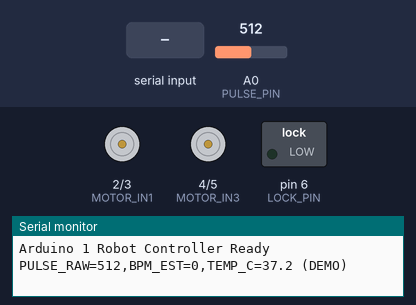
Simulated run of this sketch. Board: Arduino Uno, built with avr-gcc and run on an emulated ATmega328P. Shown: motor-driver pin pairs drawn as motors (green arrow = first pin HIGH = forward, orange = second pin HIGH = backward, longer = more drive), switched loads named in the sketch (green lamp = pin HIGH), the last lines printed to the serial monitor. Inputs (shaded band) come from the test bench; at power-on: A0 (PULSE_PIN) = 512.

Above: at 1.2 s.
1.3 s: "F\n" received over Serial
At 1.8 s:
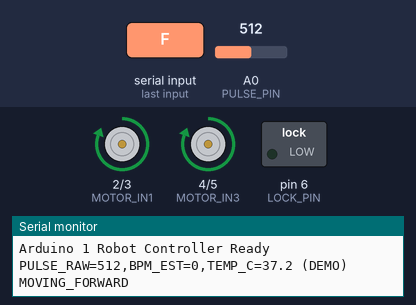
2.8 s: "B\n" received over the second serial link
At 4.0 s:
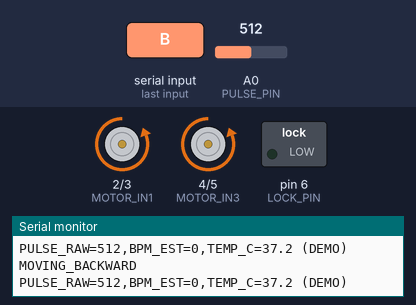
4.3 s: "L\n" received over Serial
At 5.1 s:
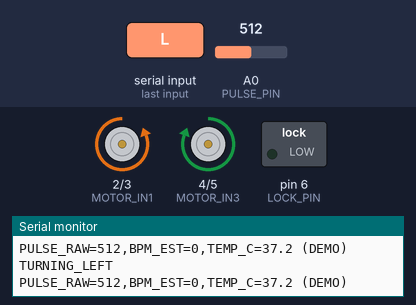
5.8 s: "R\n" received over the second serial link
At 6.3 s:
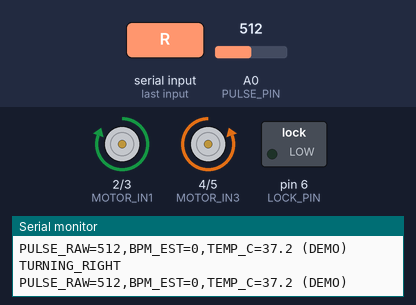
7.3 s: "F\n" received over the second serial link
At 8.5 s:
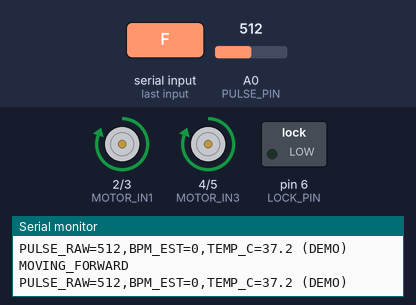
8.8 s: "b\n" received over the second serial link
At 9.9 s:
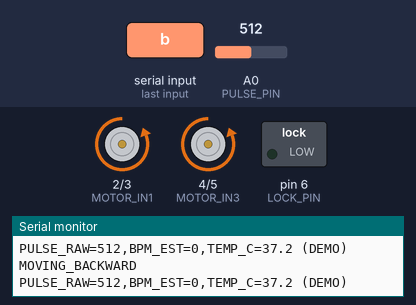
Timing chart, 0 to 11.3 s (numbered marks = the images above; inputs shaded):
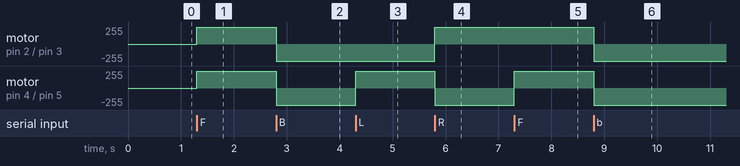

The sketch:

arduino_1_controller.ino
```cpp
/*
  Arduino Robot Controller — Arduino 1
  Hardware notes based on the previously discussed wiring:
    L298N motor inputs: D2, D3, D4, D5
    Lock/output control: D6
    HC-05 Bluetooth: module TX -> Arduino D7; Arduino D8 -> module RX
      Use a voltage divider on Arduino D8 -> HC-05 RX.
    Pulse sensor signal: A0
    DS18B20 data: A2 (requires OneWire + DallasTemperature libraries
      and a suitable pull-up resistor for real temperature readings)

  Bluetooth commands:
    F = forward, B = backward, L = left, R = right, S = stop
    O = lock/output ON, X = lock/output OFF
    T = print sensor telemetry

  Important:
    - Test with wheels lifted off the ground first.
    - This sketch uses a clearly marked demo temperature value because
      the DS18B20 was not being detected in the previous test.
    - BPM is a rough threshold-crossing estimate, not a medical reading.
*/

#include <SoftwareSerial.h>

const uint8_t MOTOR_IN1 = 2;
const uint8_t MOTOR_IN2 = 3;
const uint8_t MOTOR_IN3 = 4;
const uint8_t MOTOR_IN4 = 5;
const uint8_t LOCK_PIN  = 6;

const uint8_t HC05_RX_PIN = 7; // Arduino receives from HC-05 TX
const uint8_t HC05_TX_PIN = 8; // Arduino transmits to HC-05 RX through divider
const uint8_t PULSE_PIN   = A0;

SoftwareSerial bluetooth(HC05_RX_PIN, HC05_TX_PIN);

const bool USE_DEMO_TEMPERATURE = true;
const float DEMO_TEMPERATURE_C = 37.2;

int pulseRaw = 0;
int bpm = 0;
bool pulseWasHigh = false;
unsigned long lastBeatMs = 0;
unsigned long lastTelemetryMs = 0;

void stopMotors() {
  digitalWrite(MOTOR_IN1, LOW);
  digitalWrite(MOTOR_IN2, LOW);
  digitalWrite(MOTOR_IN3, LOW);
  digitalWrite(MOTOR_IN4, LOW);
}

void moveForward() {
  digitalWrite(MOTOR_IN1, HIGH);
  digitalWrite(MOTOR_IN2, LOW);
  digitalWrite(MOTOR_IN3, HIGH);
  digitalWrite(MOTOR_IN4, LOW);
}

void moveBackward() {
  digitalWrite(MOTOR_IN1, LOW);
  digitalWrite(MOTOR_IN2, HIGH);
  digitalWrite(MOTOR_IN3, LOW);
  digitalWrite(MOTOR_IN4, HIGH);
}

void turnLeft() {
  digitalWrite(MOTOR_IN1, LOW);
  digitalWrite(MOTOR_IN2, HIGH);
  digitalWrite(MOTOR_IN3, HIGH);
  digitalWrite(MOTOR_IN4, LOW);
}

void turnRight() {
  digitalWrite(MOTOR_IN1, HIGH);
  digitalWrite(MOTOR_IN2, LOW);
  digitalWrite(MOTOR_IN3, LOW);
  digitalWrite(MOTOR_IN4, HIGH);
}

void printTelemetry(Stream &out) {
  out.print(F("PULSE_RAW="));
  out.print(pulseRaw);
  out.print(F(",BPM_EST="));
  out.print(bpm);
  out.print(F(",TEMP_C="));
  if (USE_DEMO_TEMPERATURE) {
    out.print(DEMO_TEMPERATURE_C, 1);
    out.print(F(" (DEMO)"));
  } else {
    out.print(F("DS18B20_NOT_CONFIGURED"));
  }
  out.println();
}

void updatePulseEstimate() {
  pulseRaw = analogRead(PULSE_PIN);

  // Simple rising-threshold detector. Adjust threshold for your sensor.
  const int threshold = 600;
  bool pulseIsHigh = pulseRaw > threshold;
  unsigned long now = millis();

  if (pulseIsHigh && !pulseWasHigh && (now - lastBeatMs) > 300) {
    if (lastBeatMs != 0) {
      unsigned long interval = now - lastBeatMs;
      int calculatedBpm = (int)(60000UL / interval);
      if (calculatedBpm >= 35 && calculatedBpm <= 220) {
        bpm = calculatedBpm;
      }
    }
    lastBeatMs = now;
  }
  pulseWasHigh = pulseIsHigh;
}

void handleCommand(char command) {
  switch (command) {
    case 'F': case 'f':
      moveForward();
      bluetooth.println(F("MOVING_FORWARD"));
      Serial.println(F("MOVING_FORWARD"));
      break;
    case 'B': case 'b':
      moveBackward();
      bluetooth.println(F("MOVING_BACKWARD"));
      Serial.println(F("MOVING_BACKWARD"));
      break;
    case 'L': case 'l':
      turnLeft();
      bluetooth.println(F("TURNING_LEFT"));
      Serial.println(F("TURNING_LEFT"));
      break;
    case 'R': case 'r':
      turnRight();
      bluetooth.println(F("TURNING_RIGHT"));
      Serial.println(F("TURNING_RIGHT"));
      break;
    case 'S': case 's':
      stopMotors();
      bluetooth.println(F("STOPPED"));
      Serial.println(F("STOPPED"));
      break;
    case 'O': case 'o':
      digitalWrite(LOCK_PIN, HIGH);
      bluetooth.println(F("OUTPUT_ON"));
      Serial.println(F("OUTPUT_ON"));
      break;
    case 'X': case 'x':
      digitalWrite(LOCK_PIN, LOW);
      bluetooth.println(F("OUTPUT_OFF"));
      Serial.println(F("OUTPUT_OFF"));
      break;
    case 'T': case 't':
      printTelemetry(bluetooth);
      printTelemetry(Serial);
      break;
    case '\n': case '\r': case ' ':
      break;
    default:
      bluetooth.print(F("UNKNOWN_COMMAND: "));
      bluetooth.println(command);
      Serial.print(F("UNKNOWN_COMMAND: "));
      Serial.println(command);
      break;
  }
}

void setup() {
  pinMode(MOTOR_IN1, OUTPUT);
  pinMode(MOTOR_IN2, OUTPUT);
  pinMode(MOTOR_IN3, OUTPUT);
  pinMode(MOTOR_IN4, OUTPUT);
  pinMode(LOCK_PIN, OUTPUT);
  pinMode(PULSE_PIN, INPUT);

  stopMotors();
  digitalWrite(LOCK_PIN, LOW);

  Serial.begin(9600);
  bluetooth.begin(9600);

  Serial.println(F("Arduino 1 Robot Controller Ready"));
  bluetooth.println(F("Arduino 1 Robot Controller Ready"));
  bluetooth.println(F("Commands: F B L R S O X T"));
}

void loop() {
  updatePulseEstimate();

  while (bluetooth.available() > 0) {
    handleCommand((char)bluetooth.read());
  }

  while (Serial.available() > 0) {
    handleCommand((char)Serial.read());
  }

  if (millis() - lastTelemetryMs >= 1000) {
    lastTelemetryMs = millis();
    // Stream periodic pulse readings to both terminals.
    printTelemetry(Serial);
    printTelemetry(bluetooth);
  }
}
```

Measured:
- after the input at 1.3 s, motor on pin 2 (MOTOR_IN1) / pin 3 (MOTOR_IN2), motor on pin 4 (MOTOR_IN3) / pin 5 (MOTOR_IN4): stopped → forward 255/255 at once
- after the input at 2.8 s, motor on pin 2 (MOTOR_IN1) / pin 3 (MOTOR_IN2), motor on pin 4 (MOTOR_IN3) / pin 5 (MOTOR_IN4): forward 255/255 → backward 255/255 at once
- after the input at 4.3 s, motor on pin 4 (MOTOR_IN3) / pin 5 (MOTOR_IN4): backward 255/255 → forward 255/255 at once
- after the input at 5.8 s, motor on pin 2 (MOTOR_IN1) / pin 3 (MOTOR_IN2): backward 255/255 → forward 255/255 at once; motor on pin 4 (MOTOR_IN3) / pin 5 (MOTOR_IN4): forward 255/255 → backward 255/255 at once
- after the input at 7.3 s, motor on pin 4 (MOTOR_IN3) / pin 5 (MOTOR_IN4): backward 255/255 → forward 255/255 at once
- after the input at 8.8 s, motor on pin 2 (MOTOR_IN1) / pin 3 (MOTOR_IN2), motor on pin 4 (MOTOR_IN3) / pin 5 (MOTOR_IN4): forward 255/255 → backward 255/255 at once
